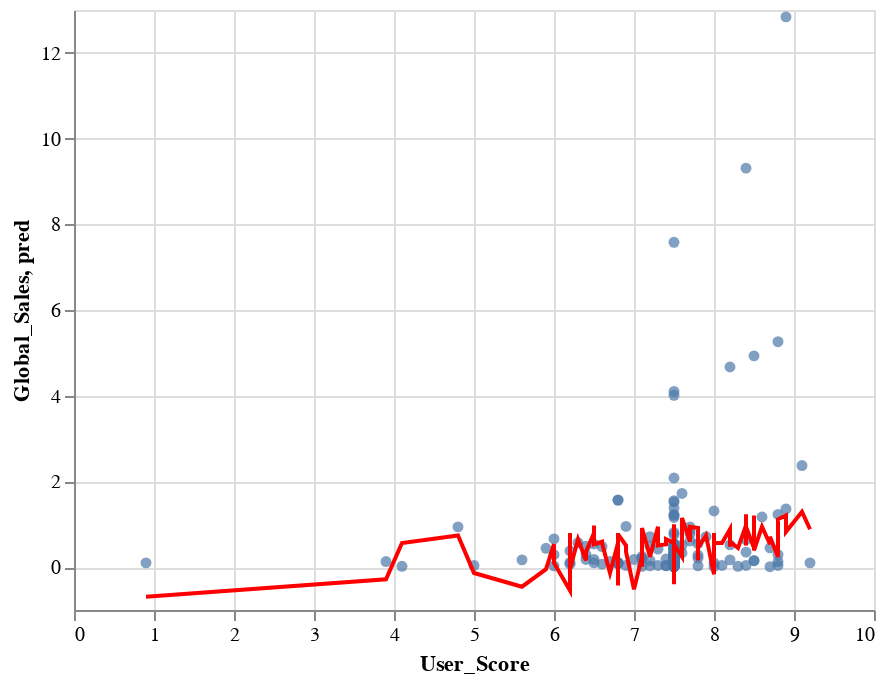

Notebook code for this chart:
### Markdown cell above
As the chart shows, the fitted values form a straight line with positive slope. We can see that Lasso regression avoided overfitting due to the shrinkage parameter alpha. However, this can now pose risks of underfitting.

### Code cell
# Plot regression line against original points for "User_Score"
c1 = alt.Chart(df_sample).mark_circle().encode(
    x="User_Score",
    y="Global_Sales"
)
c2 = alt.Chart(df_sample).mark_line(color="red").encode(
    x= "User_Score",
    y="pred"
)
c1+c2

### Figure 1 — Vega-Lite specification as saved in the notebook (floating-point values rounded to 4 significant figures; data arrays with more than 128 entries replaced by an {"elided": "..."} marker saying what was removed)
{"config": {"view": {"continuousWidth": 400, "continuousHeight": 300}}, "layer": [{"mark": "circle", "encoding": {"x": {"field": "User_Score", "type": "quantitative"}, "y": {"field": "Global_Sales", "type": "quantitative"}}}, {"mark": {"type": "line", "color": "red"}, "encoding": {"x": {"field": "User_Score", "type": "quantitative"}, "y": {"field": "pred", "type": "quantitative"}}}], "data": {"name": "data-a85f3d1eaf4dbe36411458e520c35547"}, "$schema": "https://vega.github.io/schema/vega-lite/v4.17.0.json", "datasets": {"data-a85f3d1eaf4dbe36411458e520c35547": {"elided": "200 records"}}}
